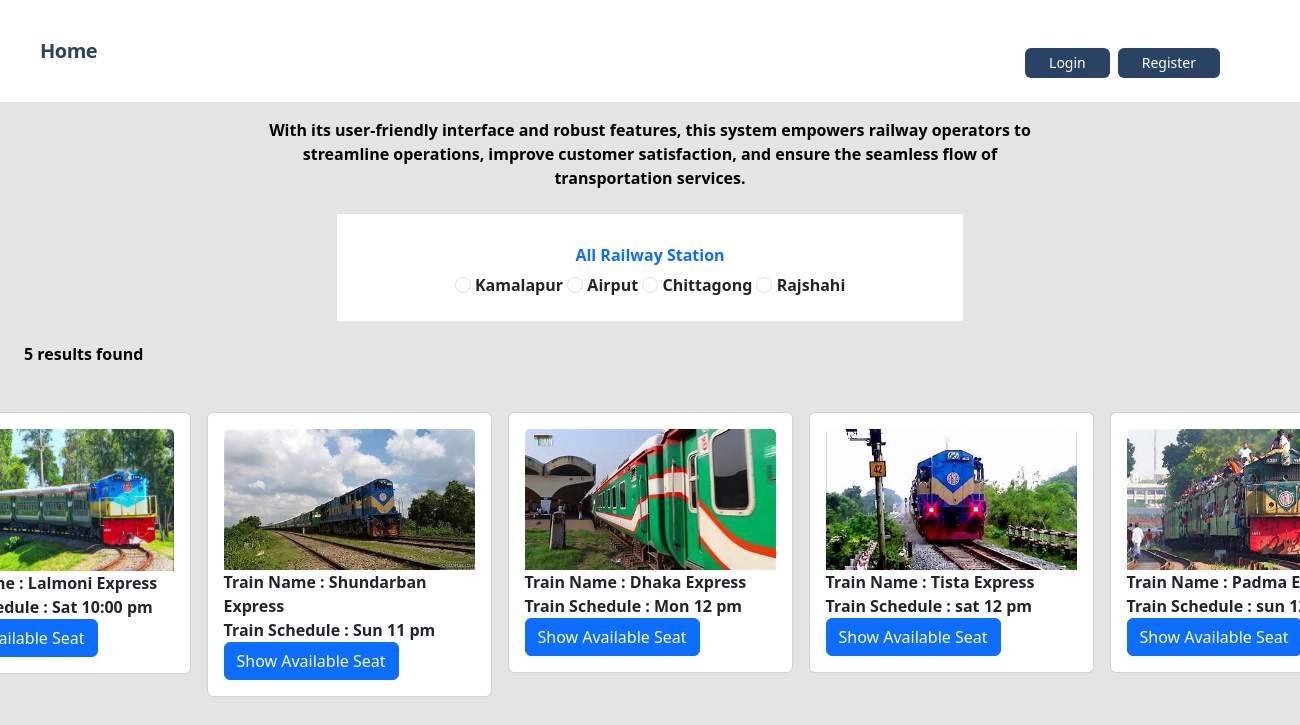
The page / on the database its author committed.
### Train/models.py (models this page shows, shortened)
class Station(models.Model):
    name = models.CharField(max_length=100)
    slug=models.SlugField(max_length=100,unique=True,null=True,blank=True)

class Train(models.Model):
    name = models.CharField(max_length=100)
    schedule = models.TextField()
    image = models.ImageField(upload_to='Train/media/uploads/', blank = True, null = True)
    station=models.ManyToManyField(Station)
    quantity = models.IntegerField(default=0)
    borrowing_price = models.DecimalField(max_digits=10, decimal_places=2,default=0)

### library_management_system/views.py (the view, shortened to what this page needs)
# urls.py: path('', views.home,name='home'),
def home(request,category_slug= None): # initially dhore nicchi je category_slug None thakbe karon hocche user first time home page e asle se normal page dekhbe, se filter korte chaile category te click korlei sei category er slug ta capture korbo ar seta tokhn ar None thakbe na
    data =  Train.objects.all() # sob post gula ke niye aslam
    categories = Station.objects.all() # sob category dekhabo
    return render(request, 'home.html', {'data' : data, 'category' : categories})

### templates/home.html (shortened to what this page needs)
{% extends "base.html" %}
{% load static %}
{% block content %}
<div class="d-flex flex-wrap px-5 pt-3 align-items-center">
  <div class="container">
    <div class="row justify-content-center">
      <div class="col-8">
        <p style="color:black; text-align: center">
          <strong>With its user-friendly interface and robust features, this system empowers railway operators to streamline operations, improve customer satisfaction, and ensure the seamless flow of transportation services.</strong>
        </p>
      </div>
    </div>
  </div>
  </div>
  <div class="d-flex flex-wrap justify-content-center p-4">
    <div class=" col-6 bg-white text-center p-4 " >
      <h5 class='text-primary my-2'><strong>All Railway Station</h5>
    {% for cat in category %}
      <input class="form-check-input" type="radio" name="category" id=" {{cat.name}}">
      <label class="form-check-label" for=" {{cat.name}}">
        <a href="{% url 'category_wise_post' cat.slug %}"  class="text-decoration-none nav-link btn btn-warning text-dark">{{cat.name}}</a>
      </label>
    {% endfor %}
  </div>
  </div>
<div>
  <h4 class='mx-4 text-black'><strong>{{data | length}} results found</strong></h4>
    <div class="d-flex d-wrap justify-content-center pt-5 mx-5">
      {% for car in data %}
      <div class="col-sm-3 ">
        <div class="card mx-2">
          <div class="card-body">
            <img src="{{car.image.url}}" class="card-img-top" alt="...">
            <p> <strong>Train Name : {{car.name}}</p>
            <p> Train Schedule : {{car.schedule}}<p>
              <h5><a href="{% url 'detail_post' car.id %}" class="btn btn-primary text-decoration-none text-white">Show Available Seat</a></h5>
          </div>
        </div>
      </div>
      {% endfor %}
    </div>
    </div>
{% endblock %}

### templates/base.html (shortened to what this page needs)
<!doctype html>
<html lang="en">
  <head>
     <link href="https://cdn.jsdelivr.net/npm/bootstrap@5.3.3/dist/css/bootstrap.min.css" rel="stylesheet">
    <link href="https://unpkg.com/tailwindcss@^1.0/dist/tailwind.min.css" rel="stylesheet">
  </head>
  <body style="background-color : #e4e4e4">
    <nav class="flex items-center justify-between flex-wrap bg-white p-6 px-10">
      <div class="flex items-center flex-shrink-0 text-white mr-6">
          <span class="font-semibold text-xl tracking-tight text-blue-900"><a href="{% url 'home' %}">Home</a></span>
      </div>
      <div class="w-full block flex-grow lg:flex lg:items-center lg:w-auto px-10">
          {% if request.user.is_authenticated %}
                    <a href="{% url 'transaction_report' %}" class="block mt-4 lg:inline-block lg:mt-0 text-blue-900 hover:text-red-900 hover:font-black mr-4">
                      Report
                  </a>
                  <a href="{% url 'deposit_money' %}" class="block mt-4 lg:inline-block lg:mt-0 text-blue-900 hover:text-red-900 hover:font-black mr-4">
                      Deposit
                  </a>
                  <a href="{% url 'withdraw_money' %}" class="block mt-4 lg:inline-block lg:mt-0 text-blue-900 hover:text-red-900 hover:font-black mr-4">
                      Withdraw
                  </a>
              </div>
              <div class="flex w-auto">
                  <div class="text-blue-900 my-auto font-black px-5">Welcome, {{ request.user.first_name }} (balance : {{request.user.account.balance}}) </div>
                  <a href="{% url 'profile' %}" class="mx-2 inline-block font-medium text-sm px-4 py-2 leading-none bg-blue-900 rounded text-white border-white hover:border-transparent hover:text-dark hover:bg-red-700 mt-4 lg:mt-0">Profile</a>
                  <a href="{% url 'logout' %}" class="mx-2 inline-block font-medium text-sm px-4 py-2 leading-none bg-blue-900 rounded text-white border-white hover:border-transparent hover:text-dark hover:bg-red-700 mt-4 lg:mt-0">Logout</a>
              </div>
          {% else %}
           <div>
                  <a href="{% url 'login' %}" class="mr-2 inline-block font-medium text-sm px-4 py-2 leading-none bg-blue-900 rounded text-white border-white hover:border-transparent hover:text-gray-800 hover:bg-red-700 mt-4 lg:mt-0">Login</a>
              </div>
              <div>
                  <a href="{% url 'register' %}" class="inline-block font-medium text-sm px-4 py-2 leading-none bg-blue-900 rounded text-white border-white hover:border-transparent hover:text-gray-800 hover:bg-white mt-4 lg:mt-0">Register</a>
              </div>
          {% endif %}
      </div>
  </nav>
  {% block content %}
  {% endblock content %}
  </body>
</html>

### rows shown on the page
Station: name "Kamalapur"
Station: name "Airput"
Station: name "Chittagong"
Station: name "Rajshahi"
Train: image (placeholder picture), name "Lalmoni Express", schedule "Sat 10:00 pm"
Train: image (picture), name "Shundarban Express", schedule "Sun 11 pm"
Train: image (picture), name "Dhaka Express", schedule "Mon 12 pm"
Train: image (picture), name "Tista Express", schedule "sat 12 pm"
Train: image (picture), name "Padma…", schedule "sun…"

### other values the page prints
{{ data | length }} "5"
